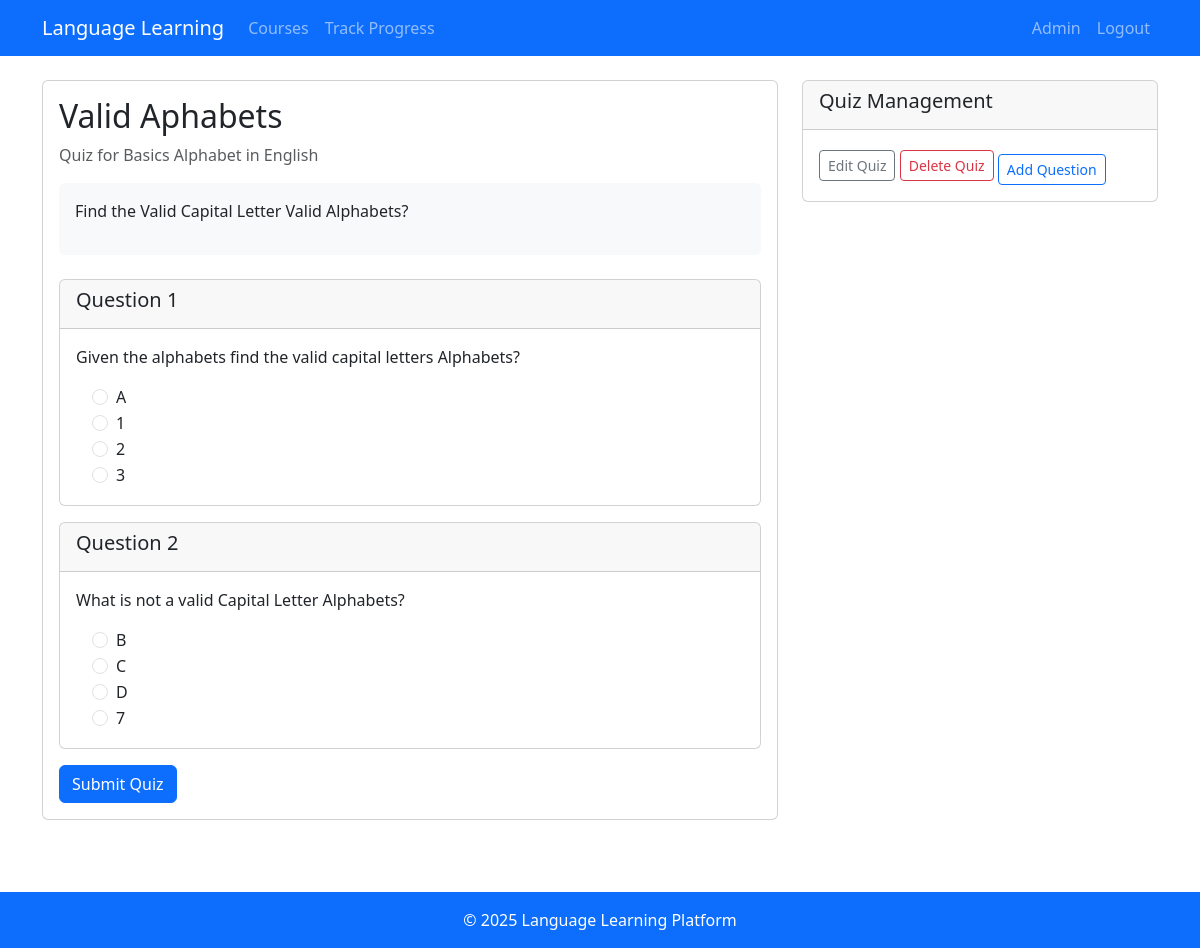
The page /quizzes/1/ (signed in) on the database its author committed.
### learning/models.py (models this page shows, shortened)
class Quiz(models.Model):
    lesson = models.ForeignKey(Lesson, on_delete=models.CASCADE)
    title = models.CharField(max_length=200)
    description = models.TextField(blank=True)

class Lesson(models.Model):
    course = models.ForeignKey(Course, on_delete=models.CASCADE)
    title = models.CharField(max_length=200)
    content = models.TextField()
    order = models.PositiveIntegerField()
    class Meta:
        ordering = ['order']

class Question(models.Model):
    quiz = models.ForeignKey(Quiz, on_delete=models.CASCADE)
    text = models.TextField()
    order = models.PositiveIntegerField()
    class Meta:
        ordering = ['order']

class Answer(models.Model):
    question = models.ForeignKey(Question, on_delete=models.CASCADE)
    text = models.CharField(max_length=255)
    is_correct = models.BooleanField(default=False)

### learning/views.py (the view, shortened to what this page needs)
# urls.py: path('quizzes/<int:quiz_id>/', views.quiz_detail, name='quiz_detail'),
@login_required
def quiz_detail(request, quiz_id):
    quiz = get_object_or_404(Quiz, pk=quiz_id)
    questions = quiz.question_set.all().prefetch_related('answer_set')
    user_attempts = UserQuizAttempt.objects.filter(
        user=request.user,
        quiz=quiz
    ).order_by('-completed_at') if request.user.is_authenticated else None
    return render(request, 'quizzes/quiz_detail.html', {
        'quiz': quiz,
        'questions': questions,
        'user_attempts': user_attempts
    })

### templates/quizzes/quiz_detail.html (shortened to what this page needs)
{% extends 'base.html' %}
{% block content %}
<div class="row">
    <div class="col-md-8">
        <div class="card mb-4">
            <div class="card-body">
                <h2>{{ quiz.title }}</h2>
                <p class="text-muted">Quiz for {{ quiz.lesson.title }}</p>
                {% if quiz.description %}
                    <div class="quiz-description mb-4 p-3 bg-light rounded">
                        {{ quiz.description|linebreaks }}
                    </div>
                {% endif %}
                <form method="post">
                    {% for question in questions %}
                        <div class="card mb-3">
                            <div class="card-header">
                                <h5>Question {{ forloop.counter }}</h5>
                            </div>
                            <div class="card-body">
                                <p>{{ question.text }}</p>
                                <div class="ms-3">
                                    {% for answer in question.answer_set.all %}
                                        <div class="form-check">
                                            <input class="form-check-input" type="radio"
                                                   name="question_{{ question.id }}"
                                                   id="answer_{{ answer.id }}"
                                                   value="{{ answer.id }}" required>
                                            <label class="form-check-label" for="answer_{{ answer.id }}">
                                                {{ answer.text }}
                                            </label>
                                        </div>
                                    {% endfor %}
                                </div>
                            </div>
                        </div>
                    {% endfor %}
                    <button type="submit" class="btn btn-primary">Submit Quiz</button>
                </form>
            </div>
        </div>
    </div>
    <div class="col-md-4">
        {% if user.is_superuser %}
            <div class="card mb-4">
                <div class="card-header">
                    <h5>Quiz Management</h5>
                </div>
                <div class="card-body">
                    <a href="{% url 'edit_quiz' quiz.id %}" class="btn btn-outline-secondary btn-sm">Edit Quiz</a>
                    <a href="{% url 'delete_quiz' quiz.id %}" class="btn btn-outline-danger btn-sm">Delete Quiz</a>
                    <a href="{% url 'add_question' quiz.id %}" class="btn btn-outline-primary btn-sm mt-2">Add Question</a>
                </div>
            </div>
        {% endif %}
    </div>
</div>
{% endblock %}

### templates/base.html (style rules this page uses)
body { padding-top: 56px; }

### rows shown on the page
Quiz: title "Valid Aphabets", lesson "Basics Alphabet in English", description "Find the Valid Capital Letter Valid Alphabets?"
Question: text "Given the alphabets find the valid capital letters Alphabets?"
Answer: text "A"
Answer: text "1"
Answer: text "2"
Answer: text "3"
Question: text "What is not a valid Capital Letter Alphabets?"
Answer: text "B"
Answer: text "C"
Answer: text "D"
Answer: text "7"
